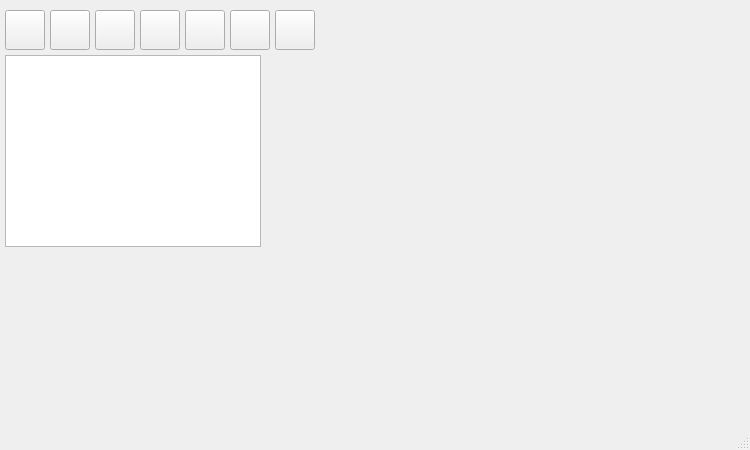
<?xml version="1.0" encoding="UTF-8"?>
<ui version="4.0">
 <class>DataManagerDialog</class>
 <widget class="QDialog" name="DataManagerDialog">
  <property name="windowModality">
   <enum>Qt::ApplicationModal</enum>
  </property>
  <property name="geometry">
   <rect>
    <x>0</x>
    <y>0</y>
    <width>750</width>
    <height>450</height>
   </rect>
  </property>
  <property name="sizePolicy">
   <sizepolicy hsizetype="Preferred" vsizetype="Preferred">
    <horstretch>0</horstretch>
    <verstretch>0</verstretch>
   </sizepolicy>
  </property>
  <property name="minimumSize">
   <size>
    <width>750</width>
    <height>450</height>
   </size>
  </property>
  <property name="maximumSize">
   <size>
    <width>900</width>
    <height>16777214</height>
   </size>
  </property>
  <property name="baseSize">
   <size>
    <width>750</width>
    <height>450</height>
   </size>
  </property>
  <property name="windowTitle">
   <string>Data Manager</string>
  </property>
  <property name="windowIcon">
   <iconset resource="../resources/ChartGeany.qrc">
    <normaloff>:/png/images/icons/PNG/data_grid.png</normaloff>:/png/images/icons/PNG/data_grid.png</iconset>
  </property>
  <property name="autoFillBackground">
   <bool>false</bool>
  </property>
  <property name="sizeGripEnabled">
   <bool>true</bool>
  </property>
  <property name="modal">
   <bool>true</bool>
  </property>
  <widget class="QToolButton" name="importButton">
   <property name="geometry">
    <rect>
     <x>95</x>
     <y>10</y>
     <width>40</width>
     <height>40</height>
    </rect>
   </property>
   <property name="focusPolicy">
    <enum>Qt::NoFocus</enum>
   </property>
   <property name="toolTip">
    <string>Import CSV</string>
   </property>
   <property name="autoFillBackground">
    <bool>true</bool>
   </property>
   <property name="text">
    <string/>
   </property>
   <property name="icon">
    <iconset resource="../resources/ChartGeany.qrc">
     <normaloff>:/png/images/icons/PNG/copy doc.png</normaloff>:/png/images/icons/PNG/copy doc.png</iconset>
   </property>
   <property name="iconSize">
    <size>
     <width>35</width>
     <height>35</height>
    </size>
   </property>
  </widget>
  <widget class="QToolButton" name="downloadButton">
   <property name="geometry">
    <rect>
     <x>50</x>
     <y>10</y>
     <width>40</width>
     <height>40</height>
    </rect>
   </property>
   <property name="focusPolicy">
    <enum>Qt::NoFocus</enum>
   </property>
   <property name="toolTip">
    <string>Download Data</string>
   </property>
   <property name="autoFillBackground">
    <bool>false</bool>
   </property>
   <property name="text">
    <string/>
   </property>
   <property name="icon">
    <iconset resource="../resources/ChartGeany.qrc">
     <normaloff>:/png/images/icons/PNG/Download.png</normaloff>:/png/images/icons/PNG/Download.png</iconset>
   </property>
   <property name="iconSize">
    <size>
     <width>35</width>
     <height>35</height>
    </size>
   </property>
  </widget>
  <widget class="QToolButton" name="trashButton">
   <property name="geometry">
    <rect>
     <x>230</x>
     <y>10</y>
     <width>40</width>
     <height>40</height>
    </rect>
   </property>
   <property name="focusPolicy">
    <enum>Qt::NoFocus</enum>
   </property>
   <property name="toolTip">
    <string>Delete</string>
   </property>
   <property name="autoFillBackground">
    <bool>true</bool>
   </property>
   <property name="text">
    <string/>
   </property>
   <property name="icon">
    <iconset resource="../resources/ChartGeany.qrc">
     <normaloff>:/png/images/icons/PNG/trash full.png</normaloff>:/png/images/icons/PNG/trash full.png</iconset>
   </property>
   <property name="iconSize">
    <size>
     <width>35</width>
     <height>35</height>
    </size>
   </property>
  </widget>
  <widget class="QToolButton" name="exitButton">
   <property name="geometry">
    <rect>
     <x>275</x>
     <y>10</y>
     <width>40</width>
     <height>40</height>
    </rect>
   </property>
   <property name="focusPolicy">
    <enum>Qt::NoFocus</enum>
   </property>
   <property name="toolTip">
    <string>Exit</string>
   </property>
   <property name="autoFillBackground">
    <bool>true</bool>
   </property>
   <property name="text">
    <string/>
   </property>
   <property name="icon">
    <iconset resource="../resources/ChartGeany.qrc">
     <normaloff>:/png/images/icons/PNG/exit.png</normaloff>:/png/images/icons/PNG/exit.png</iconset>
   </property>
   <property name="iconSize">
    <size>
     <width>35</width>
     <height>35</height>
    </size>
   </property>
  </widget>
  <widget class="QToolButton" name="refreshButton">
   <property name="geometry">
    <rect>
     <x>185</x>
     <y>10</y>
     <width>40</width>
     <height>40</height>
    </rect>
   </property>
   <property name="focusPolicy">
    <enum>Qt::NoFocus</enum>
   </property>
   <property name="toolTip">
    <string>Refresh</string>
   </property>
   <property name="autoFillBackground">
    <bool>true</bool>
   </property>
   <property name="text">
    <string/>
   </property>
   <property name="icon">
    <iconset resource="../resources/ChartGeany.qrc">
     <normaloff>:/png/images/icons/PNG/refresh.png</normaloff>:/png/images/icons/PNG/refresh.png</iconset>
   </property>
   <property name="iconSize">
    <size>
     <width>35</width>
     <height>35</height>
    </size>
   </property>
  </widget>
  <widget class="QToolButton" name="updateButton">
   <property name="geometry">
    <rect>
     <x>140</x>
     <y>10</y>
     <width>40</width>
     <height>40</height>
    </rect>
   </property>
   <property name="focusPolicy">
    <enum>Qt::NoFocus</enum>
   </property>
   <property name="toolTip">
    <string>Update</string>
   </property>
   <property name="autoFillBackground">
    <bool>true</bool>
   </property>
   <property name="text">
    <string/>
   </property>
   <property name="icon">
    <iconset resource="../resources/ChartGeany.qrc">
     <normaloff>:/png/images/icons/PNG/db_update.png</normaloff>:/png/images/icons/PNG/db_update.png</iconset>
   </property>
   <property name="iconSize">
    <size>
     <width>35</width>
     <height>35</height>
    </size>
   </property>
  </widget>
  <widget class="QTableWidget" name="tableWidget">
   <property name="geometry">
    <rect>
     <x>5</x>
     <y>55</y>
     <width>256</width>
     <height>192</height>
    </rect>
   </property>
   <property name="font">
    <font>
     <pointsize>9</pointsize>
     <weight>75</weight>
     <bold>true</bold>
    </font>
   </property>
   <property name="focusPolicy">
    <enum>Qt::ClickFocus</enum>
   </property>
   <property name="editTriggers">
    <set>QAbstractItemView::NoEditTriggers</set>
   </property>
   <property name="selectionBehavior">
    <enum>QAbstractItemView::SelectRows</enum>
   </property>
   <property name="sortingEnabled">
    <bool>true</bool>
   </property>
   <attribute name="verticalHeaderVisible">
    <bool>true</bool>
   </attribute>
   <attribute name="verticalHeaderHighlightSections">
    <bool>false</bool>
   </attribute>
  </widget>
  <widget class="QToolButton" name="chartButton">
   <property name="geometry">
    <rect>
     <x>5</x>
     <y>10</y>
     <width>40</width>
     <height>40</height>
    </rect>
   </property>
   <property name="focusPolicy">
    <enum>Qt::NoFocus</enum>
   </property>
   <property name="toolTip">
    <string>Open Chart</string>
   </property>
   <property name="autoFillBackground">
    <bool>true</bool>
   </property>
   <property name="text">
    <string/>
   </property>
   <property name="icon">
    <iconset resource="../resources/ChartGeany.qrc">
     <normaloff>:/png/images/icons/PNG/chart.png</normaloff>:/png/images/icons/PNG/chart.png</iconset>
   </property>
   <property name="iconSize">
    <size>
     <width>35</width>
     <height>35</height>
    </size>
   </property>
  </widget>
 </widget>
 <resources>
  <include location="../resources/ChartGeany.qrc"/>
 </resources>
 <connections/>
</ui>
